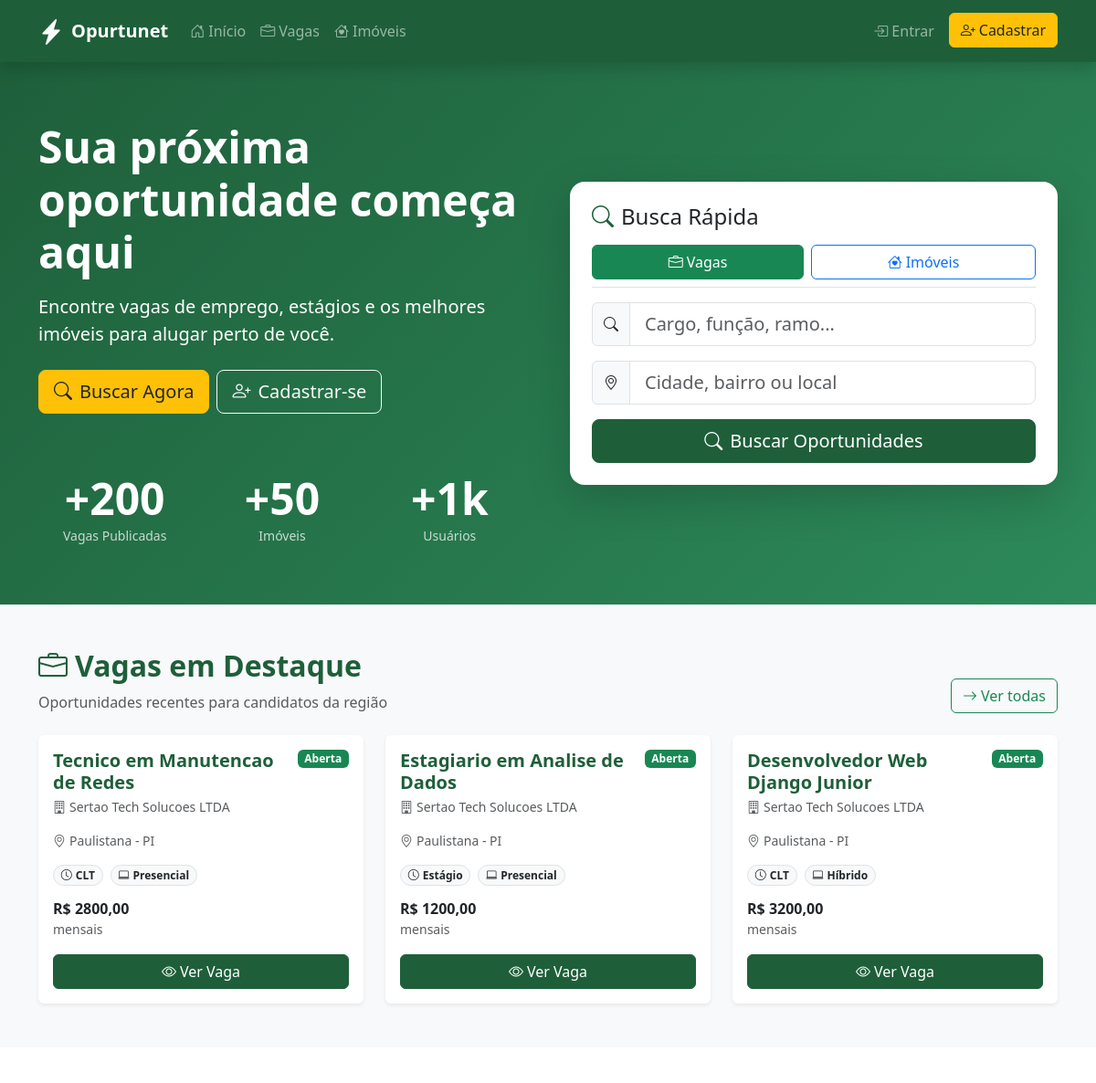
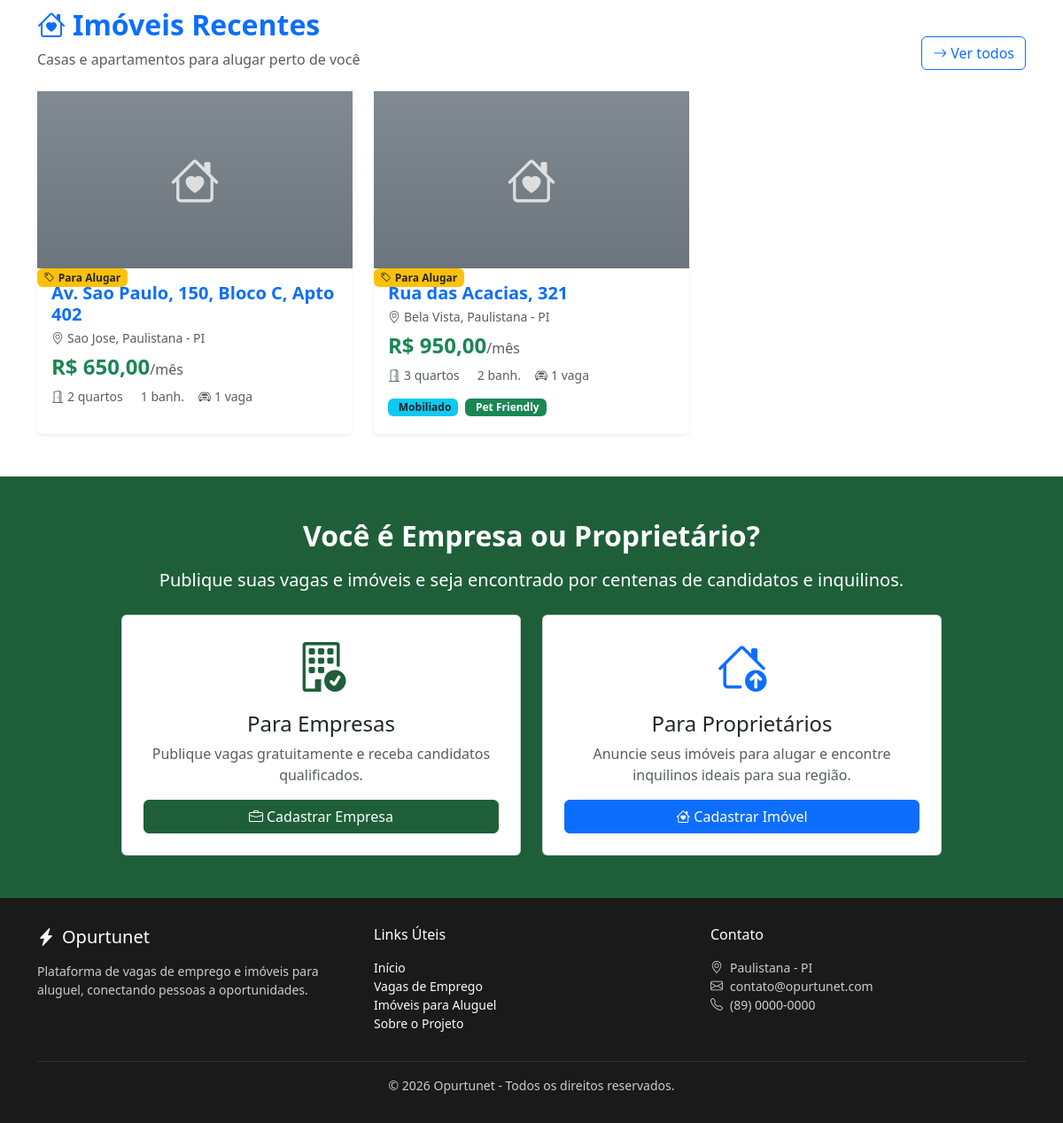
The page / on the database its author committed (2 pictures, top to bottom).
### jobs/models.py (models this page shows, shortened)
class Vaga(models.Model):
    CLT = 'clt'
    TEMPORARIO = 'temporario'
    ESTAGIO = 'estagio'
    JOVEM_APRENDIZ = 'jovem_aprendiz'
    FREELANCER = 'freelancer'
    TIPO_CONTRATO_CHOICES = [
        (CLT, 'CLT'),
        (TEMPORARIO, 'Temporário'),
        (ESTAGIO, 'Estágio'),
        (JOVEM_APRENDIZ, 'Jovem Aprendiz'),
        (FREELANCER, 'Freelancer'),
    ]
    PRESENCIAL = 'presencial'
    HIBRIDO = 'hibrido'
    REMOTO = 'remoto'
    MODALIDADE_CHOICES = [
        (PRESENCIAL, 'Presencial'),
        (HIBRIDO, 'Híbrido'),
        (REMOTO, 'Remoto'),
    ]
    ABERTA = 'aberta'
    FECHADA = 'fechada'
    STATUS_CHOICES = [
        (ABERTA, 'Aberta'),
        (FECHADA, 'Fechada'),
    ]
    empresa = models.ForeignKey(
        settings.AUTH_USER_MODEL,
        on_delete=models.CASCADE,
        related_name='vagas_publicadas',
        limit_choices_to={'tipo_usuario': 'empresa'},
    )
    nome_empresa = models.CharField(max_length=255)
    cnpj = models.CharField(max_length=18, blank=True, null=True)
    endereco = models.CharField(max_length=255, blank=True, null=True)
    funcao = models.CharField(max_length=255)
    descricao = models.TextField()
    requisitos = models.TextField()
    salario = models.DecimalField(max_digits=10, decimal_places=2, blank=True, null=True)
    beneficios = models.TextField(blank=True, null=True)
    horario = models.CharField(max_length=100, blank=True, null=True)
    tipo_contrato = models.CharField(
        max_length=20,
        choices=TIPO_CONTRATO_CHOICES,
        default=CLT,
    )
    modalidade = models.CharField(
        max_length=20,
        choices=MODALIDADE_CHOICES,
        default=PRESENCIAL,
    )
    qtd_vagas = models.PositiveIntegerField(default=1)
    data_publicacao = models.DateTimeField(auto_now_add=True)
    prazo = models.DateField(blank=True, null=True)
    status = models.CharField(
        max_length=10,
        choices=STATUS_CHOICES,
        default=ABERTA,
    )
    class Meta:
        verbose_name = 'Vaga'
        verbose_name_plural = 'Vagas'
        ordering = ['-data_publicacao']

### properties/models.py (models this page shows, shortened)
class Imovel(models.Model):
    proprietario = models.ForeignKey(
        settings.AUTH_USER_MODEL,
        on_delete=models.CASCADE,
        related_name='imoveis',
        limit_choices_to={'tipo_usuario': 'proprietario'},
    )
    fotos = models.ImageField(upload_to='imoveis/fotos/', blank=True, null=True)
    endereco = models.CharField(max_length=255)
    bairro = models.CharField(max_length=100, blank=True, null=True)
    cidade = models.CharField(max_length=100)
    valor_aluguel = models.DecimalField(max_digits=10, decimal_places=2)
    valor_condominio = models.DecimalField(
        max_digits=10, decimal_places=2, blank=True, null=True
    )
    quartos = models.PositiveIntegerField(default=1)
    banheiros = models.PositiveIntegerField(default=1)
    garagem = models.PositiveIntegerField(default=0)
    area_m2 = models.DecimalField(max_digits=8, decimal_places=2, blank=True, null=True)
    mobiliado = models.BooleanField(default=False)
    aceita_animais = models.BooleanField(default=False)
    descricao = models.TextField(blank=True, null=True)
    caracteristicas = models.TextField(blank=True, null=True)
    regras = models.TextField(blank=True, null=True)
    contato_proprietario = models.CharField(max_length=255, blank=True, null=True)
    disponibilidade = models.DateField(blank=True, null=True)
    criado_em = models.DateTimeField(auto_now_add=True)
    atualizado_em = models.DateTimeField(auto_now=True)
    class Meta:
        verbose_name = 'Imóvel'
        verbose_name_plural = 'Imóveis'
        ordering = ['-criado_em']

### core/views.py (the view)
# urls.py: path('', views.home, name='home'),
def home(request):
    vagas_recentes = Vaga.objects.filter(status='aberta')[:3]
    imoveis_recentes = Imovel.objects.all()[:3]
    context = {
        'vagas_recentes': vagas_recentes,
        'imoveis_recentes': imoveis_recentes,
    }
    return render(request, 'home.html', context)

### templates/home.html (shortened to what this page needs)
{% extends 'base.html' %}
{% block content %}
<section class="hero-section">
    <div class="container">
        <div class="row align-items-center g-5">
            <div class="col-lg-6">
                <h1 class="display-5 fw-bold mb-3">Sua próxima oportunidade começa aqui</h1>
                <p class="lead mb-4">Encontre vagas de emprego, estágios e os melhores imóveis para alugar perto de você.</p>
                <div class="d-flex flex-wrap gap-2">
                    <a href="#buscar" class="btn btn-warning btn-lg text-dark"><i class="bi bi-search me-2"></i>Buscar Agora</a>
                    <a href="{% url 'core:register' %}" class="btn btn-outline-light btn-lg"><i class="bi bi-person-plus me-2"></i>Cadastrar-se</a>
                </div>
                <div class="row mt-5 g-3 text-center">
                    <div class="col-4">
                        <div class="display-5 fw-bold">+200</div>
                        <small class="opacity-75">Vagas Publicadas</small>
                    </div>
                    <div class="col-4">
                        <div class="display-5 fw-bold">+50</div>
                        <small class="opacity-75">Imóveis</small>
                    </div>
                    <div class="col-4">
                        <div class="display-5 fw-bold">+1k</div>
                        <small class="opacity-75">Usuários</small>
                    </div>
                </div>
            </div>
            <div class="col-lg-6" id="buscar">
                <div class="card border-0 shadow-lg rounded-4">
                    <div class="card-body p-4">
                        <h4 class="mb-3 text-dark"><i class="bi bi-search text-primary-ifpi me-2"></i>Busca Rápida</h4>
                        <form method="GET" action="{% url 'core:busca_rapida' %}" id="formBuscaRapida">
                            <div class="d-flex mb-3 border-bottom pb-2">
                                <label class="btn btn-outline-success me-2 flex-grow-1" for="tipoVaga"><i class="bi bi-briefcase me-1"></i>Vagas</label>
                                <label class="btn btn-outline-primary flex-grow-1" for="tipoImovel"><i class="bi bi-house-heart me-1"></i>Imóveis</label>
                            </div>
                            <div class="mb-3">
                                <div class="input-group">
                                    <span class="input-group-text bg-light"><i class="bi bi-search"></i></span>
                                    <input type="text" name="q" class="form-control form-control-lg" placeholder="Cargo, função, ramo...">
                                </div>
                            </div>
                            <div class="mb-3">
                                <div class="input-group">
                                    <span class="input-group-text bg-light"><i class="bi bi-geo-alt"></i></span>
                                    <input type="text" name="local" class="form-control form-control-lg" placeholder="Cidade, bairro ou local">
                                </div>
                            </div>
                            <button class="btn btn-primary-ifpi btn-lg w-100" type="submit"><i class="bi bi-search me-2"></i>Buscar Oportunidades</button>
                        </form>
                    </div>
                </div>
            </div>
        </div>
    </div>
</section>
<section class="py-5 bg-light">
    <div class="container">
        <div class="d-flex justify-content-between align-items-end mb-4">
            <div>
                <h2 class="fw-bold text-primary-ifpi"><i class="bi bi-briefcase me-2"></i>Vagas em Destaque</h2>
                <p class="text-muted mb-0">Oportunidades recentes para candidatos da região</p>
            </div>
            <a href="{% url 'jobs:list' %}" class="btn btn-outline-success"><i class="bi bi-arrow-right me-1"></i>Ver todas</a>
        </div>
        <div class="row g-4">
            {% for vaga in vagas_recentes %}
            <div class="col-md-4">
                <div class="card card-hover border-0 shadow-sm h-100">
                    <div class="card-body">
                        <div class="d-flex justify-content-between align-items-start mb-3">
                            <div>
                                <h5 class="mb-1 text-primary-ifpi fw-bold">{{ vaga.funcao|default:"Desenvolvedor Web" }}</h5>
                                <p class="text-muted mb-0 small"><i class="bi bi-building me-1"></i>{{ vaga.nome_empresa|default:"Empresa Exemplo S/A" }}</p>
                            </div>
                            <span class="badge bg-success badge-status">{{ vaga.get_status_display|default:"Aberta" }}</span>
                        </div>
                        <p class="text-muted small mb-3"><i class="bi bi-geo-alt me-1"></i>Paulistana - PI</p>
                        <div class="d-flex flex-wrap gap-2 mb-3">
                            <span class="badge rounded-pill bg-light text-dark border"><i class="bi bi-clock me-1"></i>{{ vaga.get_tipo_contrato_display|default:"CLT" }}</span>
                            <span class="badge rounded-pill bg-light text-dark border"><i class="bi bi-laptop me-1"></i>{{ vaga.get_modalidade_display|default:"Presencial" }}</span>
                        </div>
                        <div class="mb-3">
                            <h6 class="fw-bold mb-0">R$ {{ vaga.salario|default:"2.500,00" }}</h6>
                            <small class="text-muted">mensais</small>
                        </div>
                        <a href="{% url 'jobs:detail' vaga.pk|default:1 %}" class="btn btn-primary-ifpi w-100"><i class="bi bi-eye me-1"></i>Ver Vaga</a>
                    </div>
                </div>
            </div>
            {% endfor %}
        </div>
    </div>
</section>
<section class="py-5">
    <div class="container">
        <div class="d-flex justify-content-between align-items-end mb-4">
            <div>
                <h2 class="fw-bold text-primary"><i class="bi bi-house-heart me-2"></i>Imóveis Recentes</h2>
                <p class="text-muted mb-0">Casas e apartamentos para alugar perto de você</p>
            </div>
            <a href="{% url 'properties:list' %}" class="btn btn-outline-primary"><i class="bi bi-arrow-right me-1"></i>Ver todos</a>
        </div>
        <div class="row g-4">
            {% for imovel in imoveis_recentes %}
            <div class="col-md-4">
                <div class="card card-hover border-0 shadow-sm h-100">
                    <div class="position-relative">
                        <div class="bg-secondary bg-gradient text-white d-flex align-items-center justify-content-center" style="height: 200px;">
                            <i class="bi bi-house-heart display-4 opacity-75"></i>
                        </div>
                        <span class="badge bg-warning text-dark position-absolute top-2 end-2"><i class="bi bi-tag me-1"></i>Para Alugar</span>
                    </div>
                    <div class="card-body">
                        <h5 class="text-primary fw-bold mb-1">{{ imovel.endereco|default:"Rua das Acácias, 123" }}</h5>
                        <p class="text-muted small mb-2"><i class="bi bi-geo-alt me-1"></i>{{ imovel.bairro|default:"Centro" }}, {{ imovel.cidade|default:"Paulistana - PI" }}</p>
                        <h4 class="text-success fw-bold mb-2">R$ {{ imovel.valor_aluguel|default:"950,00" }}<small class="text-muted fw-normal fs-6">/mês</small></h4>
                        <div class="d-flex flex-wrap gap-3 small text-muted mb-3">
                            <span><i class="bi bi-door-open me-1"></i>{{ imovel.quartos|default:2 }} quartos</span>
                            <span>{{ imovel.banheiros|default:1 }} banh.</span>
                            <span><i class="bi bi-car-front me-1"></i>{{ imovel.garagem|default:1 }} vaga</span>
                        </div>
                        <div class="d-flex gap-2">
                            {% if imovel.mobiliado %}<span class="badge bg-info text-dark">Mobiliado</span>{% endif %}
                            {% if imovel.aceita_animais %}<span class="badge bg-success">Pet Friendly</span>{% endif %}
                        </div>
                    </div>
                </div>
            </div>
            {% endfor %}
        </div>
    </div>
</section>
<section class="py-5 bg-primary-ifpi text-white">
    <div class="container text-center">
        <h2 class="fw-bold mb-3">Você é Empresa ou Proprietário?</h2>
        <p class="lead mb-4 opacity-90">Publique suas vagas e imóveis e seja encontrado por centenas de candidatos e inquilinos.</p>
        <div class="row g-4 justify-content-center">
            <div class="col-md-5">
                <div class="card text-dark h-100">
                    <div class="card-body p-4">
                        <i class="bi bi-building-check display-4 text-primary-ifpi"></i>
                        <h4 class="mt-3">Para Empresas</h4>
                        <p class="text-muted">Publique vagas gratuitamente e receba candidatos qualificados.</p>
                        <a href="{% url 'core:register' %}" class="btn btn-primary-ifpi w-100"><i class="bi bi-briefcase me-1"></i>Cadastrar Empresa</a>
                    </div>
                </div>
            </div>
            <div class="col-md-5">
                <div class="card text-dark h-100">
                    <div class="card-body p-4">
                        <i class="bi bi-house-up display-4 text-primary"></i>
                        <h4 class="mt-3">Para Proprietários</h4>
                        <p class="text-muted">Anuncie seus imóveis para alugar e encontre inquilinos ideais para sua região.</p>
                        <a href="{% url 'core:register' %}" class="btn btn-primary w-100"><i class="bi bi-house-heart me-1"></i>Cadastrar Imóvel</a>
                    </div>
                </div>
            </div>
        </div>
    </div>
</section>
{% endblock %}

### rows shown on the page
Vaga: funcao "Tecnico em Manutencao de Redes", nome_empresa "Sertao Tech Solucoes LTDA", status "Aberta", tipo_contrato "CLT", modalidade "Presencial", salario "2800,00"
Vaga: funcao "Estagiario em Analise de Dados", nome_empresa "Sertao Tech Solucoes LTDA", status "Aberta", tipo_contrato "Estágio", modalidade "Presencial", salario "1200,00"
Vaga: funcao "Desenvolvedor Web Django Junior", nome_empresa "Sertao Tech Solucoes LTDA", status "Aberta", tipo_contrato "CLT", modalidade "Híbrido", salario "3200,00"
Imovel: endereco "Av. Sao Paulo, 150, Bloco C, Apto 402", bairro "Sao Jose", cidade "Paulistana - PI", valor_aluguel "650,00", quartos "2", banheiros "1", garagem "1"
Imovel: endereco "Rua das Acacias, 321", bairro "Bela Vista", cidade "Paulistana - PI", valor_aluguel "950,00", quartos "3", banheiros "2", garagem "1", mobiliado "Mobiliado", aceita_animais "Pet Friendly"
